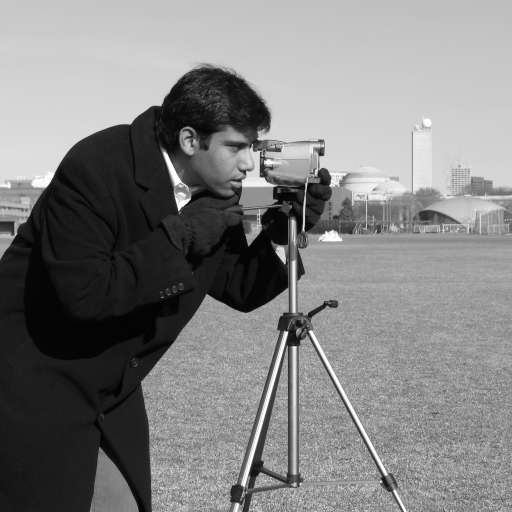
#> input picture Lab1/cameraman.tif, 512 x 512 px
$ jupyter execute ARTI403_Lab1_2240004112.ipynb
#> lines starting #> are read from the running program, lines starting #| are printed output that depends on the picture; long printed decimals are rounded
# ARTI403 – Image Processing – Lab 1

**Student Name:** Abbas Abdulaziz Al Thunayan
**Student ID:** 2240004112

## Setup and import the required libraries

[cell 1]
from pathlib import Path
import cv2
import numpy as np
import matplotlib.pyplot as plt
import matplotlib.cm as cm
from PIL import Image

# Portable paths for GitHub/Jupyter: keep the image files beside this notebook
# (or inside an optional 'images' folder).
base_dir = Path.cwd()

def find_image(filename):
#> called with filename = 'cameraman.tif'
    candidates = [base_dir / filename, base_dir / 'images' / filename]
    for path in candidates:
        if path.exists():
            return path
    raise FileNotFoundError(
        f"Could not find {filename}. Place it beside the notebook or inside an 'images' folder."
    )

cameraman_path = find_image('cameraman.tif')
lena_path = find_image('lena_gray_256.tif')

print('Libraries imported and image files are ready.')

## Task 2(a): Loading and visualizing an image using OpenCV

[cell 2]
# cv2.imread loads the image as a NumPy array.
img = cv2.imread(str(cameraman_path), cv2.IMREAD_GRAYSCALE)
#> img is the input picture: shape (512, 512); min 0, max 255, mean 129.1

if img is None:
    raise FileNotFoundError(f'Could not read {cameraman_path}')

plt.figure(figsize=(5, 5))
plt.imshow(img, cmap='gray')
plt.title('Cameraman Image – OpenCV')
plt.axis('off')
plt.show()

## Task 2(b): Loading and visualizing an image using PIL

[cell 3]
# Image.open loads the image as a PIL Image object.
img2 = Image.open(lena_path)
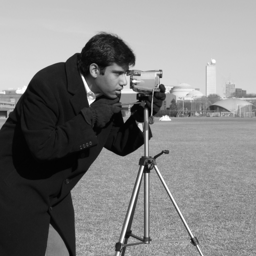
#> input picture Lab1/lena_gray_256.tif, 256 x 256 px
#> img2 is the input picture: PIL image 256x256 L; min 0, max 255, mean 129.1

plt.figure(figsize=(5, 5))
plt.imshow(img2, cmap=cm.Greys_r)
plt.title('Grayscale Image – PIL')
plt.axis('off')
plt.show()

## Task 3: Image storing

[cell 4]
# Save the OpenCV image.
opencv_output = base_dir / 'new_image.jpg'
opencv_saved = cv2.imwrite(str(opencv_output), img)

# Save the PIL image.
pil_output = base_dir / 'new_image2.jpg'
img2.save(pil_output)

print('OpenCV image saved:', opencv_saved)
#| OpenCV image saved: True
print('PIL image saved:', pil_output.exists())

## Task 4: Display images as arrays

[cell 5]
# The image loaded with OpenCV is already a NumPy array.
print('OpenCV image shape:', img.shape)
#| OpenCV image shape: (512, 512)
print('OpenCV array data type:', img.dtype)
#| OpenCV array data type: uint8
print('OpenCV image array:')
print(img)
#> (printed output is left out)

[cell 6]
# Convert the PIL Image object to a NumPy array.
img_array = np.array(img2)

print('PIL image array shape:', img_array.shape)
#| PIL image array shape: (256, 256)
print('PIL image array data type:', img_array.dtype)
#| PIL image array data type: uint8
print('PIL image array:')
print(img_array)
#> (printed output is left out)

## Assessment: NumPy operations on the image array

[cell 7]
print('Minimum intensity:', np.min(img_array))
#| Minimum intensity: 0
print('Maximum intensity:', np.max(img_array))
#| Maximum intensity: 255
print('Mean intensity:', np.mean(img_array))
#| Mean intensity: 129.069
print('Standard deviation:', np.std(img_array))
#| Standard deviation: 73.049

[cell 8]
# Example array operations: negative, brighter image, crop, and horizontal flip.
negative_img = 255 - img_array
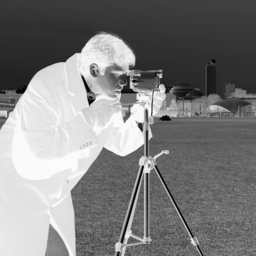
#> negative_img: shape (256, 256); min 0, max 255, mean 125.9
brighter_img = np.clip(img_array.astype(np.int16) + 50, 0, 255).astype(np.uint8)
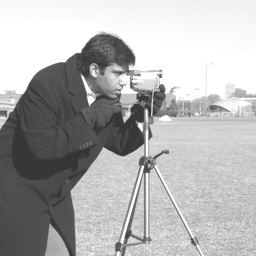
#> brighter_img: shape (256, 256); min 50, max 255, mean 177.8
cropped_img = img_array[50:200, 50:200]
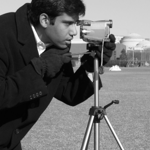
#> cropped_img: shape (150, 150); min 0, max 255, mean 104.8
flipped_img = np.fliplr(img_array)
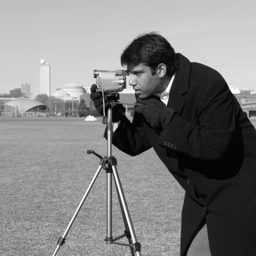
#> flipped_img: shape (256, 256); min 0, max 255, mean 129.1

fig, axes = plt.subplots(1, 4, figsize=(16, 4))
images = [negative_img, brighter_img, cropped_img, flipped_img]
titles = ['Negative', 'Brighter (+50)', 'Cropped', 'Horizontal Flip']

for ax, output_image, title in zip(axes, images, titles):
    ax.imshow(output_image, cmap='gray', vmin=0, vmax=255)
    ax.set_title(title)
    ax.axis('off')
#> this loop made 4 passes
#> title on passes 1 to 4: 'Negative', 'Brighter (+50)', 'Cropped', 'Horizontal Flip'

plt.tight_layout()
plt.show()
